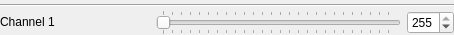
<?xml version="1.0" encoding="UTF-8"?>
<ui version="4.0">
 <class>Form</class>
 <widget class="QWidget" name="Form">
  <property name="geometry">
   <rect>
    <x>0</x>
    <y>0</y>
    <width>454</width>
    <height>35</height>
   </rect>
  </property>
  <property name="sizePolicy">
   <sizepolicy hsizetype="Preferred" vsizetype="Preferred">
    <horstretch>0</horstretch>
    <verstretch>0</verstretch>
   </sizepolicy>
  </property>
  <property name="windowTitle">
   <string>Form</string>
  </property>
  <layout class="QGridLayout" name="gridLayout">
   <property name="leftMargin">
    <number>0</number>
   </property>
   <property name="topMargin">
    <number>0</number>
   </property>
   <property name="rightMargin">
    <number>0</number>
   </property>
   <property name="bottomMargin">
    <number>0</number>
   </property>
   <property name="verticalSpacing">
    <number>0</number>
   </property>
   <item row="1" column="0">
    <widget class="QLabel" name="label">
     <property name="sizePolicy">
      <sizepolicy hsizetype="Fixed" vsizetype="Fixed">
       <horstretch>0</horstretch>
       <verstretch>0</verstretch>
      </sizepolicy>
     </property>
     <property name="minimumSize">
      <size>
       <width>150</width>
       <height>0</height>
      </size>
     </property>
     <property name="text">
      <string>Channel 1</string>
     </property>
    </widget>
   </item>
   <item row="1" column="2">
    <widget class="QSpinBox" name="spin">
     <property name="sizePolicy">
      <sizepolicy hsizetype="Fixed" vsizetype="Fixed">
       <horstretch>0</horstretch>
       <verstretch>0</verstretch>
      </sizepolicy>
     </property>
     <property name="maximum">
      <number>255</number>
     </property>
     <property name="value">
      <number>255</number>
     </property>
    </widget>
   </item>
   <item row="1" column="1">
    <widget class="QSlider" name="slider">
     <property name="maximum">
      <number>255</number>
     </property>
     <property name="orientation">
      <enum>Qt::Horizontal</enum>
     </property>
     <property name="tickPosition">
      <enum>QSlider::TicksBothSides</enum>
     </property>
     <property name="tickInterval">
      <number>10</number>
     </property>
    </widget>
   </item>
   <item row="0" column="0" colspan="3">
    <widget class="Line" name="line">
     <property name="sizePolicy">
      <sizepolicy hsizetype="Minimum" vsizetype="Minimum">
       <horstretch>0</horstretch>
       <verstretch>0</verstretch>
      </sizepolicy>
     </property>
     <property name="orientation">
      <enum>Qt::Horizontal</enum>
     </property>
    </widget>
   </item>
  </layout>
 </widget>
 <resources/>
 <connections/>
</ui>
